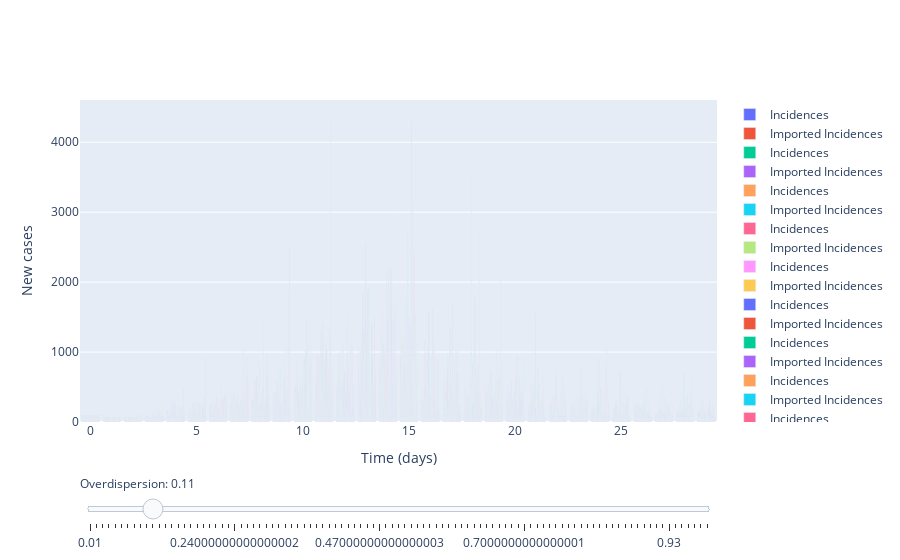

The notebook cell this image was saved under:
### Markdown cell above
## Sensitivity analysis

### 1. Varying overdispersion

### Code cell
# Slider (overdispersion)
fig = go.Figure()

# Add traces, one for each slider step
for phi in np.arange(0.01, 1, 0.01):
    m.set_overdispersion(phi)

    cases = m.simulate(parameters, times)
    
    fig.add_trace(
        go.Bar(
            x=times,
            y=cases,
            name='Incidences'
        ))
        
    fig.add_trace(
    go.Bar(
        x=times,
        y=imported_cases,
        name='Imported Incidences'
    ))

# Make 10th trace visible
fig.data[10].visible = True

# Create and add slider
steps = []
for i in range(int(len(fig.data)/2)):
    step = dict(
        method="update",
        args=[{"visible": [False] * len(fig.data)},
              {"title": "Slider switched to overdispersion: " + str(np.arange(0.01, 1, 0.01)[i])}],  # layout attribute
        label = str(np.arange(0.01, 1, 0.01)[i])
    )
    step["args"][0]["visible"][2 * i] = True  # Toggle i'th trace to "visible"
    step["args"][0]["visible"][1 + 2 * i] = True  # Toggle i'th trace to "visible"
    steps.append(step)

sliders = [dict(
    active=10,
    currentvalue={"prefix": "Overdispersion: "},
    pad={"t": 50},
    steps=steps
)]

fig.update_layout(
    sliders=sliders
)

# Add axis labels
fig.update_layout(
    xaxis_title='Time (days)',
    yaxis_title='New cases'
)

fig.show()
